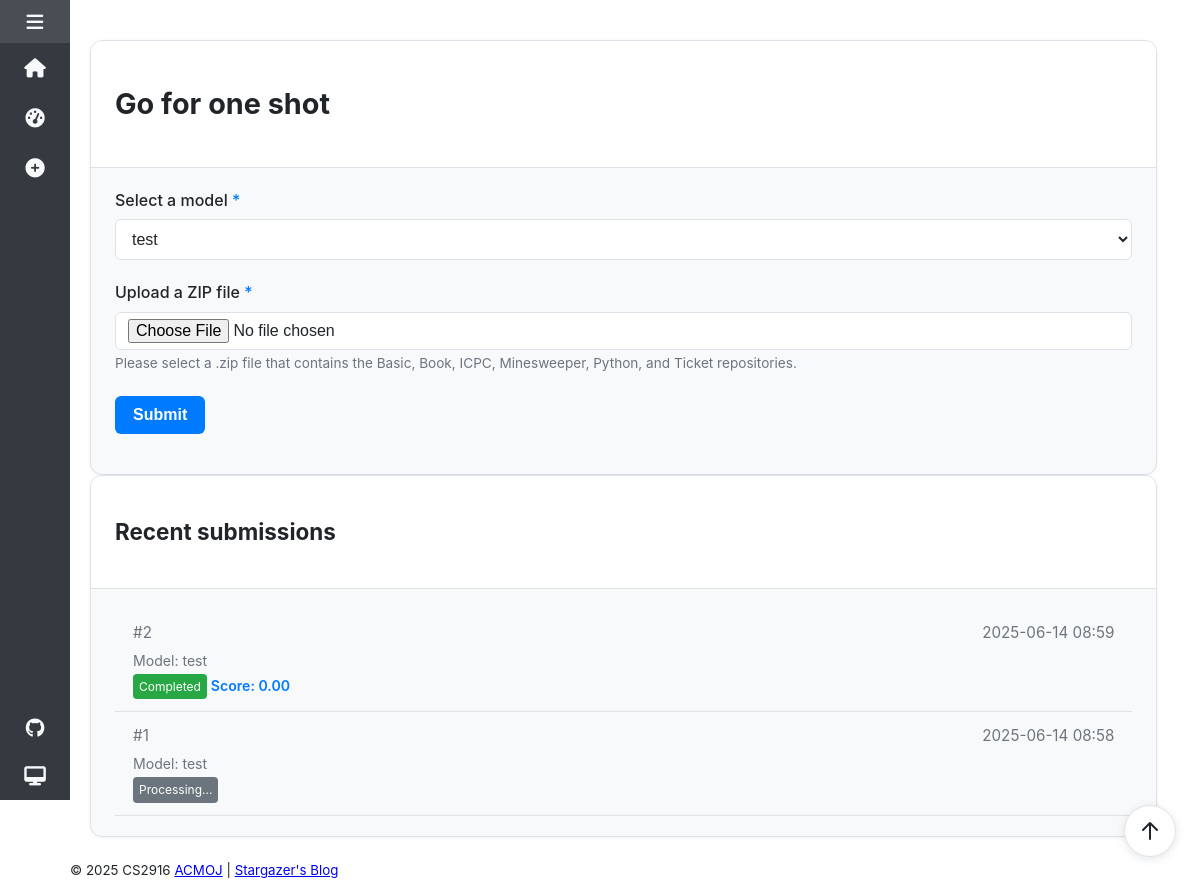
The page /submit?model_id=1 on the database its author committed.
### app.py (models this page shows, shortened)
class Submission(db.Model):
    __tablename__ = 'submissions'
    id = db.Column(db.Integer, primary_key=True)
    problem_id = db.Column(db.Integer, nullable=False)
    submission_time = db.Column(
        db.DateTime, nullable=False, default=datetime.utcnow, index=True)  # index=True 加速排序
    score = db.Column(db.Float, nullable=True)
    details = db.Column(db.Text, nullable=True)
    git_daemon_pid = db.Column(db.Integer, nullable=True)  # 存储Git Daemon的PID
    git_repos_path = db.Column(db.String(256), nullable=True)  # 存储临时Git目录路径
    basic_submission_id = db.Column(db.Integer, nullable=True)
    book_submission_id = db.Column(db.Integer, nullable=True)
    book_second_submission_id = db.Column(
        db.Integer, nullable=True)  # 存储Book仓库第二个提交
    icpc_submission_id = db.Column(db.Integer, nullable=True)
    minesweeper_submission_id = db.Column(db.Integer, nullable=True)
    python_submission_id = db.Column(db.Integer, nullable=True)
    ticket_submission_id = db.Column(db.Integer, nullable=True)
    basic_status = db.Column(db.String(32), nullable=True)
    book_status = db.Column(db.String(32), nullable=True)
    book_second_status = db.Column(
        db.String(32), nullable=True)  # 存储Book仓库第二个提交状态
    icpc_status = db.Column(db.String(32), nullable=True)
    minesweeper_status = db.Column(db.String(32), nullable=True)
    python_status = db.Column(db.String(32), nullable=True)
    ticket_status = db.Column(db.String(32), nullable=True)
    basic_score = db.Column(db.Float, nullable=True)
    book_score = db.Column(db.Float, nullable=True)
    book_second_score = db.Column(db.Float, nullable=True)  # 存储Book仓库第二个提交分数
    icpc_score = db.Column(db.Float, nullable=True)
    minesweeper_score = db.Column(db.Float, nullable=True)
    python_score = db.Column(db.Float, nullable=True)
    ticket_score = db.Column(db.Float, nullable=True)
    model_id = db.Column(db.Integer, db.ForeignKey(
        'models.id'), nullable=False)

class Model(db.Model):
    __tablename__ = 'models'
    id = db.Column(db.Integer, primary_key=True)
    name = db.Column(db.String(32))
    description = db.Column(db.String(128))
    organization = db.Column(db.String(64), nullable=True)
    submission = db.relationship(
        'Submission', backref='model', lazy='dynamic', order_by="desc(Submission.submission_time)")

### app.py (the view, shortened to what this page needs)
@app.route('/submit', methods=['GET', 'POST'])
def submit():
    models = Model.query.all()
    selected_model_id = request.args.get('model_id', type=int)
    recent_submissions = Submission.query.order_by(
        Submission.submission_time.desc()).limit(10).all()
    return render_template('submit.html', submissions=recent_submissions, models=models, selected_model_id=selected_model_id)

### templates/submit.html (shortened to what this page needs)
{% extends 'base.html' %}
{% block head %}
<link rel="stylesheet" href="{{ url_for('static', filename='css/submit.css') }}">
{% endblock %}
{% block content %}
<div class="container submission-container">
    <div class="row">
        <div class="col-md-8">
            <div class="card submission-card">
                <div class="card-header">
                    <h2>Go for one shot</h2>
                </div>
                <div class="card-body">
                    <form method="POST" action="{{ url_for('submit') }}" class="submission-form"
                        enctype="multipart/form-data">
                        <div class="form-group">
                            <label for="model_id">Select a model <span class="required">*</span></label>
                            <select name="model_id" id="model_id" class="form-control" required>
                                {% for model in models %}
                                <option value="{{ model.id }}" {% if selected_model_id and selected_model_id==model.id
                                    %}selected{% endif %}>
                                    {{ model.name }}
                                </option>
                                {% endfor %}
                            </select>
                        </div>
                        <div class="form-group">
                            <label for="zip_file">Upload a ZIP file <span class="required">*</span></label>
                            <input type="file" class="form-control-file" id="zip_file" name="zip_file" accept=".zip"
                                required>
                            <small class="form-text text-muted">Please select a .zip file that contains the Basic, Book,
                                ICPC, Minesweeper, Python, and Ticket repositories.</small>
                        </div>
                        <div class="form-group">
                            <button type="submit" class="btn btn-primary submit-btn">Submit</button>
                        </div>
                    </form>
                </div>
            </div>
        </div>
        <div class="col-md-4">
            <div class="card recent-submissions">
                <div class="card-header">
                    <h3>Recent submissions</h3>
                </div>
                <div class="card-body">
                    {% if submissions %}
                    <ul class="submission-list">
                        {% for submission in submissions %}
                        <li class="submission-item">
                            <a href="{{ url_for('submission_detail', submission_id=submission.id) }}"
                                class="submission-link">
                                <div class="submission-header">
                                    <span class="submission-id">#{{ submission.id }}</span>
                                    <span class="submission-time">{{ submission.submission_time.strftime('%Y-%m-%d
                                        %H:%M') }}</span>
                                </div>
                                <div class="submission-model">Model: {{ submission.model.name }}</div>
                                <div class="submission-status">
                                    {% if submission.score is not none %}
                                    <span class="badge badge-success">Completed</span>
                                    <span class="score">Score: {{ "%.2f"|format(submission.score) }}</span>
                                    {% else %}
                                    <span class="badge badge-secondary">Processing...</span>
                                    {% endif %}
                                </div>
                            </a>
                        </li>
                        {% endfor %}
                    </ul>
                    {% else %}
                    <p class="no-submissions">No submissions yet.</p>
                    {% endif %}
                </div>
            </div>
        </div>
    </div>
</div>
{% endblock %}

### static/css/base.css (style rules this page uses)
:root { --sidebar-width-expanded: 240px; --sidebar-width-collapsed: 70px; --transition-speed: 0.3s; --bg-primary: #ffffff; --bg-secondary: #f8f9fa; --bg-sidebar: #343a40; --text-primary: #212529; --text-secondary: #6c757d; --text-sidebar: #f8f9fa; --accent-color: #007bff; --border-color: #dee2e6; }
body { margin: 0; font-family: -apple-system, BlinkMacSystemFont, "Segoe UI", Roboto, "Helvetica Neue", Arial, sans-serif; background-color: var(--bg-primary); color: var(--text-primary); line-height: 1.6; overflow-x: hidden; transition: background-color var(--transition-speed) ease, color var(--transition-speed) ease; }

### static/css/submit.css (style rules this page uses)
.submission-container { margin-top: 20px; display: flex; flex-wrap: wrap; gap: 24px; color: var(--text-primary); }
.submission-card, .recent-submissions { background-color: var(--bg-secondary); border: 1px solid var(--border-color); border-radius: 12px; box-shadow: 0 1px 4px rgba(0, 0, 0, 0.05); transition: background-color var(--transition-speed), border-color var(--transition-speed); }
.card-header { padding: 16px 24px; border-bottom: 1px solid var(--border-color); background-color: var(--bg-primary); font-size: 1.2rem; font-weight: 600; color: var(--text-primary); }
.card-body { padding: 20px 24px; }
.submission-form .form-group { margin-bottom: 20px; }
.submission-form label { display: block; font-weight: 500; margin-bottom: 6px; color: var(--text-primary); }
.submission-form input, .submission-form select { width: 100%; padding: 10px 12px; border: 1px solid var(--border-color); border-radius: 6px; font-size: 1rem; background-color: var(--bg-primary); color: var(--text-primary); transition: background-color var(--transition-speed), color var(--transition-speed), border-color var(--transition-speed); }
.form-text { font-size: 0.85rem; color: var(--text-secondary); margin-top: 4px; }
.required { color: var(--accent-color); }
.submit-btn { padding: 10px 18px; font-size: 1rem; background-color: var(--accent-color); color: #fff; border: none; border-radius: 6px; cursor: pointer; font-weight: 600; transition: background-color 0.2s ease-in-out; }
.recent-submissions { padding: 0; }
.submission-list { list-style: none; margin: 0; padding: 0; }
.submission-item { border-bottom: 1px solid var(--border-color); transition: background-color 0.2s ease-in-out; }
.submission-link { display: block; padding: 12px 18px; color: var(--text-primary); text-decoration: none; }
.submission-header { display: flex; justify-content: space-between; font-size: 0.95rem; margin-bottom: 4px; color: var(--text-secondary); }
.submission-model, .submission-problem, .submission-status { font-size: 0.88rem; margin-top: 2px; color: var(--text-secondary); }
.submission-status .badge { display: inline-block; font-size: 0.75rem; padding: 3px 6px; border-radius: 4px; }
.badge-success { background-color: #28a745; color: white; }
.badge-secondary { background-color: #6c757d; color: white; }
.score { font-weight: 600; color: var(--accent-color); }
.submission-form input[type="number"], .submission-form input[type="file"], .submission-form select { width: 100%; max-width: 100%; box-sizing: border-box; }
.submission-card, .recent-submissions { width: 100%; max-width: 100%; overflow: hidden; }
input[type="file"].form-control-file { padding: 6px 12px; background-color: var(--bg-primary); border: 1px solid var(--border-color); border-radius: 6px; color: var(--text-primary); font-size: 1rem; }

### rows shown on the page
Submission: id "2", submission_time "2025-06-14 08:59", model.name "test", score "0.00"
Submission: id "1", submission_time "2025-06-14 08:58", model.name "test", shows "Processing..."

### other values the page prints
form field model_id "test"
